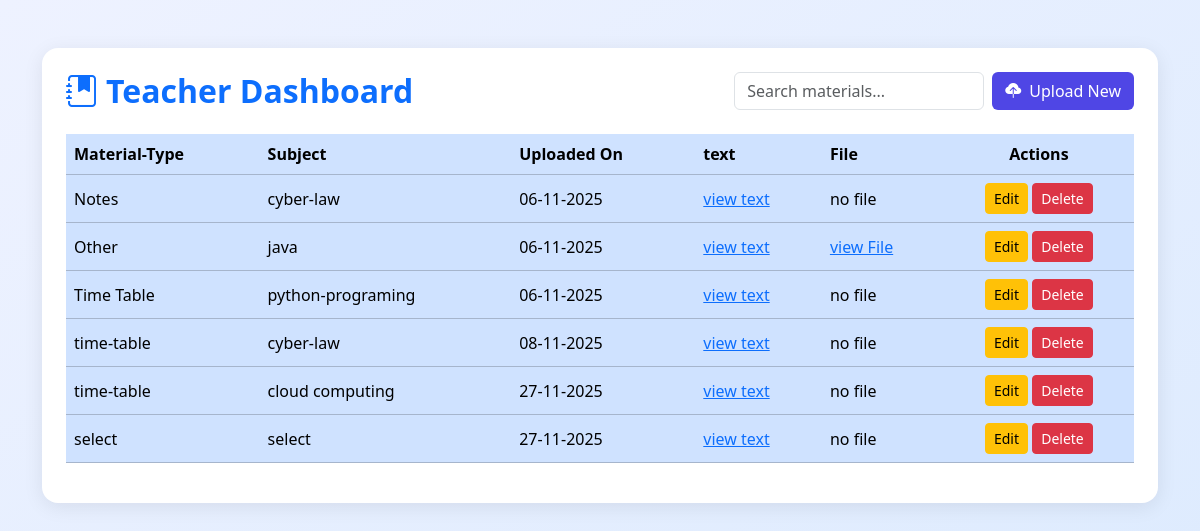
The app's page /dashboard/ (signed in) with its own data.
### myapp/models.py (models this page shows, shortened)
class Studymaterial(models.Model):
    materialtype=models.CharField(max_length=100)
    subject=models.CharField(max_length=100)
    batch=models.CharField(max_length=100)
    course=models.CharField(max_length=100, null=True, blank=True)
    uploaded_by = models.ForeignKey(User, on_delete=models.CASCADE,  null=True, blank=True)
    file=models.FileField(upload_to='uploads/')
    text=models.TextField(max_length=2000, null=True, blank=True)
    uploaded_at=models.DateTimeField(auto_now_add=True, null=True, blank=True)

### myapp/views.py (the view)
# urls.py: path('dashboard/',views.dashboardf, name='dashboard'),
@login_required(login_url='login')
def dashboardf(request):
    user=request.user
    if hasattr(user,'profile')and user.profile.role=='teacher':
        materials=Studymaterial.objects.filter(uploaded_by=user)
    else:
        materials=None
    context={
            'materials':materials
            }
    return render(request,"dashboard.html",context)

### templates/dashboard.html (shortened to what this page needs)
<!DOCTYPE html>
<html lang="en">
  <head>
    <link
      href="https://cdn.jsdelivr.net/npm/bootstrap@5.3.3/dist/css/bootstrap.min.css"
      rel="stylesheet"
    />
    <link
      href="https://cdn.jsdelivr.net/npm/bootstrap-icons@1.11.1/font/bootstrap-icons.css"
      rel="stylesheet"
    />
  </head>
  <body>
    <div class="container py-5">
      <div class="card p-4">
        <div class="d-flex flex-column flex-md-row justify-content-between align-items-center mb-4">
          <h2 class="fw-bold text-primary mb-3 mb-md-0">
            <i class="bi bi-journal-bookmark-fill me-2"></i>Teacher Dashboard
          </h2>
          <div class="d-flex align-items-center gap-2">
            <input
              id="searchInput"
              type="text"
              class="form-control"
              placeholder="Search materials..."
              style="max-width: 250px"
            />
            <a href="{% url 'form' %}" class="btn btn-indigo">
              <i class="bi bi-cloud-upload-fill me-2"></i>Upload New
            </a>
          </div>
        </div>
        <div class="table-responsive">
          <table class="table align-middle">
            <thead class="table-primary">
              <tr>
                <th>Material-Type</th>
                <th>Subject</th>
                <th>Uploaded On</th>
                 <th>text</th>
                <th>File</th>
                <th class="text-center">Actions</th>
              </tr>
            </thead>
            <tbody class="table-primary" id="materialTable">
              {% for item in materials %}
              <tr>
                <td>{{ item.materialtype }}</td>
                <td>{{ item.subject }}</td>
                <td>{{ item.uploaded_at|date:"d-m-Y" }}</td>
                 {% if item.text %}
                <td><a href="{% url 'view_text' item.id %}" target="_blank">view text</a></td>
                {% else %}
                <td>no text</td>
                {% endif %}
                {% if item.file %}
                <td><a href="{{ item.file.url}}" target="_blank">view File</a></td>
                {% else %}
                <td>no file</td>
                {% endif %}
                <td class="text-center">
                  <a href="{% url 'edit_material' item.id %}  " class="btn btn-warning btn-sm">Edit</a>
                  <a href="{% url 'delete_material' item.id %}" class="btn btn-danger btn-sm">Delete</a>
                </td>
              </tr>
              {% empty %}
              <tr>
                <td colspan="5" class="text-center">No study materials uploaded yet.</td>
              </tr>
              {% endfor %}
            </tbody>
          </table>
        </div>
      </div>
    </div>
  </body>
</html>

### templates/dashboard.html (style rules this page uses)
body { background: linear-gradient(to bottom right, #eef2ff, #dbeafe); min-height: 100vh; }
.card { border: none; border-radius: 1rem; box-shadow: 0 4px 20px rgba(0, 0, 0, 0.08); }
.btn-indigo { background-color: #4f46e5; color: white; }

### records on screen
Studymaterial: materialtype "Notes", subject "cyber-law", uploaded_at "06-11-2025", text "view text", file "no file"
Studymaterial: materialtype "Other", subject "java", uploaded_at "06-11-2025", text "view text"
Studymaterial: materialtype "Time Table", subject "python-programing", uploaded_at "06-11-2025", text "view text", file "no file"
Studymaterial: materialtype "time-table", subject "cyber-law", uploaded_at "08-11-2025", text "view text", file "no file"
Studymaterial: materialtype "time-table", subject "cloud computing", uploaded_at "27-11-2025", text "view text", file "no file"
Studymaterial: materialtype "select", subject "select", uploaded_at "27-11-2025", text "view text", file "no file"
